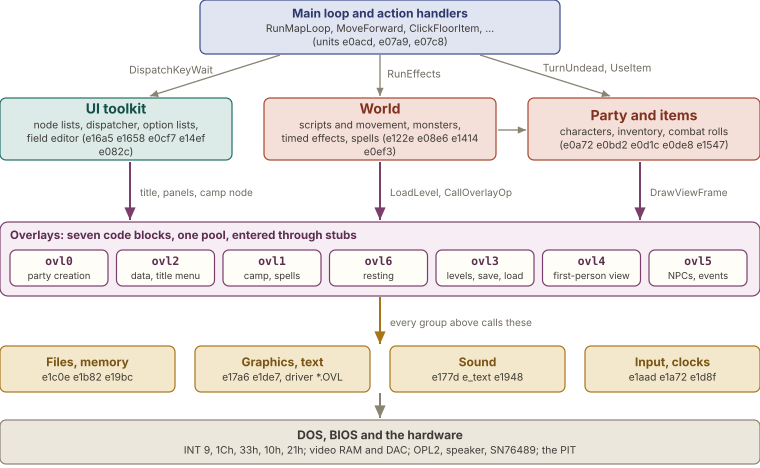

Write Python code to recreate this figure.
import sys; sys.path.insert(0, '.')
from figlib import *

c = Canvas(760, 468)
c.box(200, 0, 360, 54, "navy", "Main loop and action handlers", ["RunMapLoop, MoveForward, ClickFloorItem, ...", "(units e0acd, e07a9, e07c8)"], size=10.3, tsize=12)
R1 = 98
c.box(0, R1, 232, 62, "teal", "UI toolkit", ["node lists, dispatcher, option lists,", "field editor (e16a5 e1658 e0cf7 e14ef e082c)"], size=10.3)
c.box(264, R1, 232, 62, "red", "World", ["scripts and movement, monsters,", "timed effects, spells (e122e e08e6 e1414 e0ef3)"], size=10.3)
c.box(528, R1, 232, 62, "red", "Party and items", ["characters, inventory, combat rolls", "(e0a72 e0bd2 e0d1c e0de8 e1547)"], size=10.3)
c.arrow([(280, 55), (150, 96)], color=GREY, label="DispatchKeyWait", ldx=-44, ldy=-2)
c.arrow([(380, 55), (380, 96)], color=GREY, label="RunEffects", ldx=34, ldy=2)
c.arrow([(480, 55), (610, 96)], color=GREY, label="TurnUndead, UseItem", ldx=52, ldy=-4)
c.arrow([(498, 130), (526, 130)], color=GREY)
# overlays
R2 = 222
c.rect(0, R2, 760, 74, fill="#F6EEF4", stroke=PAL["plum"][1], sw=1.2, rx=8)
c.text(10, R2 + 17, "Overlays: seven code blocks, one pool, entered through stubs", size=11.5, weight=700, color=PAL["plum"][0])
ov = [("ovl0", "party creation"), ("ovl2", "data, title menu"), ("ovl1", "camp, spells"), ("ovl6", "resting"),
      ("ovl3", "levels, save, load"), ("ovl4", "first-person view"), ("ovl5", "NPCs, events")]
for i, (n, r) in enumerate(ov):
    x = 10 + i * 106.5
    c.box(x, R2 + 28, 98, 36, "plum", None, None, fill=CARD)
    c.text(x + 49, R2 + 43, n, size=11.5, weight=700, color=PAL["plum"][0], anchor="middle", mono=True)
    c.text(x + 49, R2 + 57, r, size=9.5, color=INK2, anchor="middle")
# thick-ish arrows between layers
c.arrow([(130, 162), (130, 220)], color=SOLID["plum"], sw=2)
c.text(140, 196, "title, panels, camp node", size=10, color=MUTED)
c.arrow([(380, 162), (380, 220)], color=SOLID["plum"], sw=2)
c.text(390, 196, "LoadLevel, CallOverlayOp", size=10, color=MUTED)
c.arrow([(640, 162), (640, 220)], color=SOLID["plum"], sw=2)
c.text(650, 196, "DrawViewFrame", size=10, color=MUTED)
# services
R3 = 346
sv = [("Files, memory", "e1c0e e1b82 e19bc"), ("Graphics, text", "e17a6 e1de7, driver *.OVL"),
      ("Sound", "e177d e_text e1948"), ("Input, clocks", "e1aad e1a72 e1d8f")]
sw = 175
for i, (t, b) in enumerate(sv):
    c.box(i * (sw + 20), R3, sw, 46, "ochre", t, [b], size=10.3, tsize=12)
c.arrow([(380, 297), (380, 344)], color=SOLID["ochre"], sw=2)
c.text(390, 326, "every group above calls these", size=10, color=MUTED)
c.arrow([(380, 393), (380, 418)], color=SOLID["grey"], sw=2)
c.box(0, 420, 760, 44, "grey", "DOS, BIOS and the hardware", ["INT 9, 1Ch, 33h, 10h, 21h; video RAM and DAC; OPL2, speaker, SN76489; the PIT"], size=10.3, tsize=12)
c.save("figs/arc_callgraph.svg")
